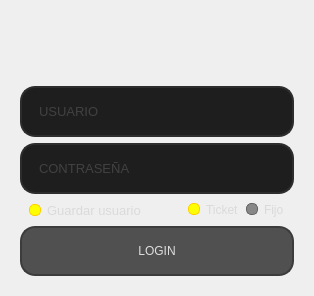
      <widget class="QWidget" name="page">
       <layout class="QGridLayout" name="gridLayout_2">
        <item row="0" column="0" alignment="Qt::AlignHCenter|Qt::AlignVCenter">
         <widget class="QFrame" name="login_area">
          <property name="maximumSize">
           <size>
            <width>450</width>
            <height>550</height>
           </size>
          </property>
          <property name="styleSheet">
           <string notr="true">border-radius: 10px;</string>
          </property>
          <property name="frameShape">
           <enum>QFrame::NoFrame</enum>
          </property>
          <property name="frameShadow">
           <enum>QFrame::Raised</enum>
          </property>
          <layout class="QVBoxLayout" name="verticalLayout_3">
           <item>
            <widget class="QLabel" name="logo">
             <property name="minimumSize">
              <size>
               <width>250</width>
               <height>60</height>
              </size>
             </property>
             <property name="maximumSize">
              <size>
               <width>360</width>
               <height>110</height>
              </size>
             </property>
             <property name="styleSheet">
              <string notr="true">/*background-image: url(:/Logo/graphics/xgames5.png);*/
background-repeat: no-repeat;
background-position: center;</string>
             </property>
             <property name="text">
              <string/>
             </property>
             <property name="pixmap">
              <pixmap resource="file_rc.qrc">:/Logo/graphics/xgames5.png</pixmap>
             </property>
             <property name="scaledContents">
              <bool>true</bool>
             </property>
             <property name="alignment">
              <set>Qt::AlignCenter</set>
             </property>
            </widget>
           </item>
           <item>
            <widget class="QLineEdit" name="user_ledit">
             <property name="font">
              <font>
               <family>Segoe UI</family>
               <pointsize>10</pointsize>
              </font>
             </property>
             <property name="styleSheet">
              <string notr="true">QLineEdit {
	border: 2px solid rgb(45, 45, 45);
	border-radius: 15px;
	padding: 15px;
	background-color: rgb(30, 30, 30);	
	color: rgb(100, 100, 100);
}
QLineEdit:hover {
	border: 2px solid rgb(55, 55, 55);
}
QLineEdit:focus {
	border: 2px solid rgb(255, 207, 0);	
	color: rgb(200, 200, 200);
}</string>
             </property>
             <property name="maxLength">
              <number>32</number>
             </property>
             <property name="placeholderText">
              <string>USUARIO</string>
             </property>
             <property name="clearButtonEnabled">
              <bool>true</bool>
             </property>
            </widget>
           </item>
           <item>
            <widget class="QLineEdit" name="password_ledit">
             <property name="enabled">
              <bool>false</bool>
             </property>
             <property name="font">
              <font>
               <family>Segoe UI</family>
               <pointsize>10</pointsize>
              </font>
             </property>
             <property name="styleSheet">
              <string notr="true">QLineEdit {
	border: 2px solid rgb(45, 45, 45);
	border-radius: 15px;
	padding: 15px;
	background-color: rgb(30, 30, 30);	
	color: rgb(100, 100, 100);
}
QLineEdit:hover {
	border: 2px solid rgb(55, 55, 55);
}
QLineEdit:focus {
	border: 2px solid rgb(255, 207, 0);	
	color: rgb(200, 200, 200);
}</string>
             </property>
             <property name="maxLength">
              <number>16</number>
             </property>
             <property name="echoMode">
              <enum>QLineEdit::Password</enum>
             </property>
             <property name="readOnly">
              <bool>false</bool>
             </property>
             <property name="placeholderText">
              <string>CONTRASEÑA</string>
             </property>
             <property name="clearButtonEnabled">
              <bool>true</bool>
             </property>
            </widget>
           </item>
           <item>
            <widget class="QWidget" name="widget" native="true">
             <property name="styleSheet">
              <string notr="true">QCheckBox, QRadioButton{
font: 10pt &quot;Segoe UI&quot;;
	color: rgb(218, 218, 218);
}
QCheckBox::indicator, QRadioButton::indicator {
	border: 1px solid rgb(100, 100, 100);
	width: 10px;
	height: 10px;
	border-radius: 5px;
	background-color: rgb(135, 135, 135);
}
QCheckBox::indicator:checked, QRadioButton::indicator:checked {
	border: 1px solid rgb(255, 205, 0);
	background-color: rgb(255, 255, 0);
}</string>
             </property>
             <layout class="QGridLayout" name="gridLayout_3">
              <property name="topMargin">
               <number>0</number>
              </property>
              <property name="bottomMargin">
               <number>0</number>
              </property>
              <item row="0" column="0">
               <widget class="QCheckBox" name="checkBox_save_user">
                <property name="font">
                 <font>
                  <family>Segoe UI</family>
                  <pointsize>10</pointsize>
                 </font>
                </property>
                <property name="styleSheet">
                 <string notr="true"/>
                </property>
                <property name="text">
                 <string>Guardar usuario</string>
                </property>
                <property name="checked">
                 <bool>true</bool>
                </property>
               </widget>
              </item>
              <item row="0" column="1">
               <spacer name="horizontalSpacer_2">
                <property name="orientation">
                 <enum>Qt::Horizontal</enum>
                </property>
                <property name="sizeHint" stdset="0">
                 <size>
                  <width>40</width>
                  <height>20</height>
                 </size>
                </property>
               </spacer>
              </item>
              <item row="0" column="3">
               <widget class="QRadioButton" name="permanent_rb">
                <property name="text">
                 <string>Fijo</string>
                </property>
                <property name="checked">
                 <bool>false</bool>
                </property>
               </widget>
              </item>
              <item row="0" column="2">
               <widget class="QRadioButton" name="ticket_rb">
                <property name="text">
                 <string>Ticket</string>
                </property>
                <property name="checked">
                 <bool>true</bool>
                </property>
               </widget>
              </item>
             </layout>
            </widget>
           </item>
           <item>
            <widget class="QPushButton" name="login_btn">
             <property name="minimumSize">
              <size>
               <width>0</width>
               <height>50</height>
              </size>
             </property>
             <property name="styleSheet">
              <string notr="true">QPushButton {	
	
	color: rgb(222, 222, 222);
	font: bold 12pt &quot;Calibri&quot;;
	background-color: rgb(80, 80, 80);
	border: 2px solid rgb(60, 60, 60);
	border-radius: 15px;
}
QPushButton:hover {	
	background-color: rgb(60, 60, 60);
	border: 2px solid rgb(70, 70, 70);
}
QPushButton:pressed {	
	background-color: rgb(250, 230, 0);
	border: 2px solid rgb(255, 165, 24);	
	color: rgb(35, 35, 35);
}</string>
             </property>
             <property name="text">
              <string>LOGIN</string>
             </property>
             <property name="icon">
              <iconset resource="file_rc.qrc">
               <normaloff>:/Graphics/graphics/ic_lock_open_wht_24dp.png</normaloff>:/Graphics/graphics/ic_lock_open_wht_24dp.png</iconset>
             </property>
             <property name="iconSize">
              <size>
               <width>30</width>
               <height>30</height>
              </size>
             </property>
            </widget>
           </item>
          </layout>
         </widget>
        </item>
       </layout>
      </widget>
